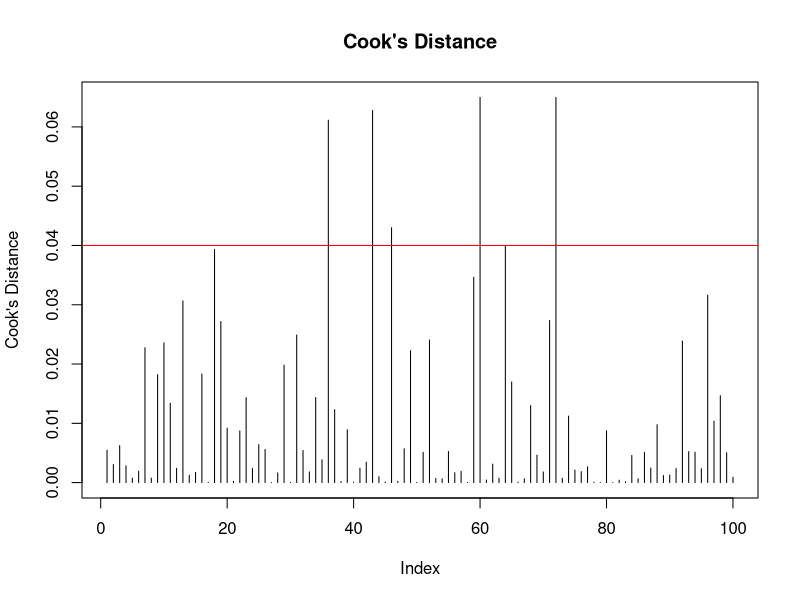
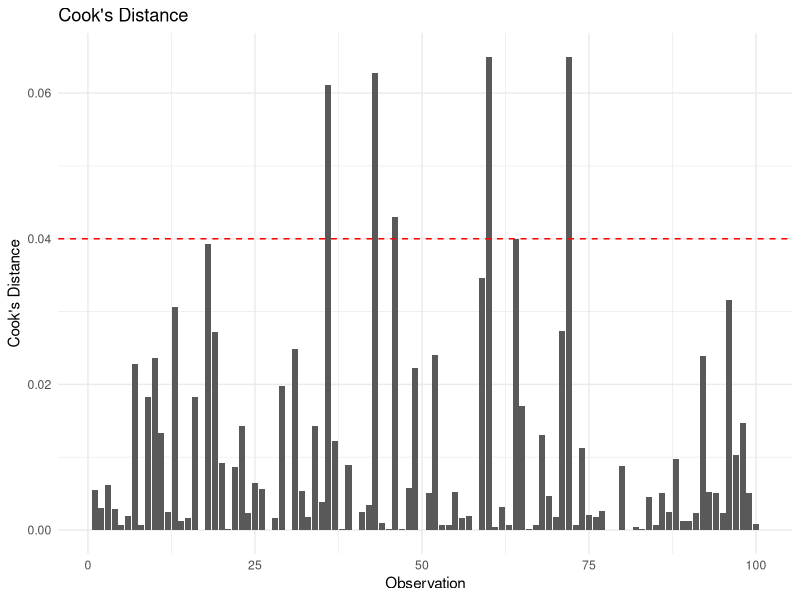

R code for these plots, in order:
# Load necessary libraries
library(carData)
library(car)
library(ggplot2)

# Generate example data
set.seed(123)
n <- 100
x1 <- rnorm(n)
x2 <- rnorm(n)
x3 <- rnorm(n)
y <- 3 + 2 * x1 + 3 * x2 + rnorm(n)

# Create a data frame
data <- data.frame(y = y, x1 = x1, x2 = x2, x3 = x3)

# Fit a linear regression model
model <- lm(y ~ x1 + x2 + x3, data = data)
print(model)

# Calculate Cook's Distance
cooks_d <- cooks.distance(model)

# Add Cook's Distance to the data frame
data$cooks_d <- cooks_d

# Display observations with high Cook's Distance
high_cooks_d <- data[data$cooks_d > (4 / n), ]
print(high_cooks_d)

# Plot Cook's Distance
plot(cooks_d, type = "h", main = "Cook's Distance", ylab = "Cook's Distance")
abline(h = 4 / n, col = "red")  # Threshold line for Cook's Distance

# Optional: Enhanced visualization using ggplot2
ggplot(data, aes(x = 1:n, y = cooks_d)) +
  geom_bar(stat = "identity") +
  geom_hline(yintercept = 4 / n, color = "red", linetype = "dashed") +
  labs(title = "Cook's Distance", x = "Observation", y = "Cook's Distance") +
  theme_minimal()
